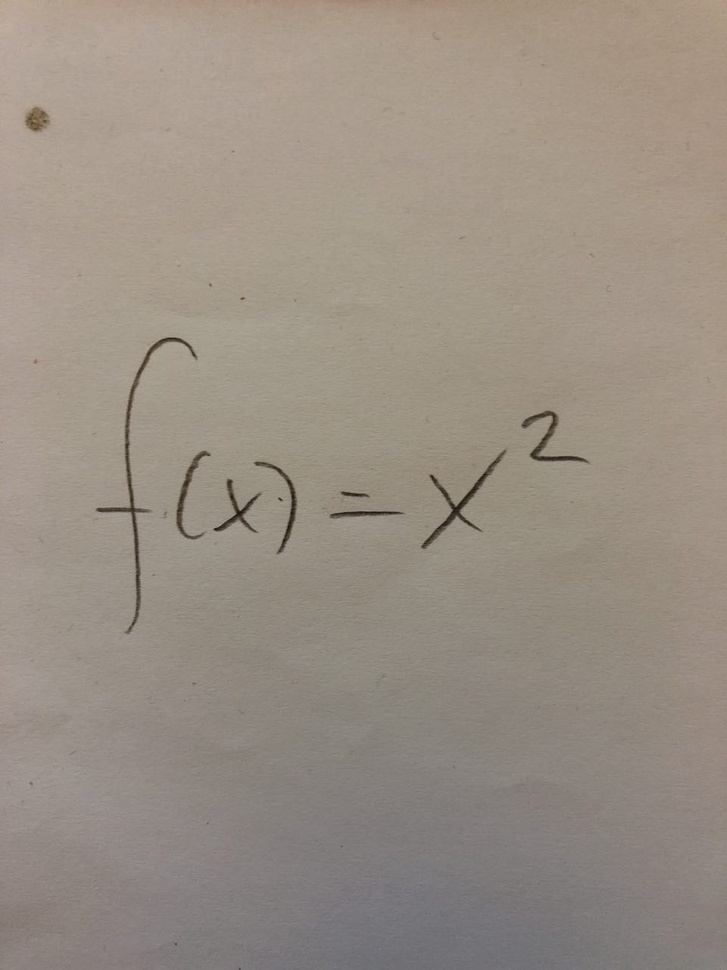
#> input picture formula.jpg, 727 x 970 px, shrunk from 960 x 1280 before the run
$ python -i recognizer.py   (imports and definitions only)   (older library calls are emulated)
#> lines starting #> are read from the running program, lines starting #| are printed output that depends on the picture; after the words box and inside, x2 and y2 are one past the last pixel; in counts of white or black regions, pixels touching at a corner belong together
"""
Image processing - forked from
http://blog.mathocr.com/2017/06/25/image-processing-for-text-recognition.html
"""

from skimage import img_as_ubyte, io
from skimage.io import imread
from skimage.filters import gaussian, threshold_minimum
from skimage.morphology import square, erosion, thin

import numpy as np
import cv2

def binarize(image_abs_path):

  # Convert color image (3-channel deep) into grayscale (1-channel deep)
  # We reduce image dimensionality in order to remove unrelevant features like color.
#> called with image_abs_path = 'formula.jpg'
  grayscale_img = imread(image_abs_path, as_grey=True)
#> grayscale_img: shape (970, 727) float64; min 0.0632, max 0.7, mean 0.566

  # Apply Gaussian Blur effect - this removes image noise
  gaussian_blur = gaussian(grayscale_img, sigma=1)

  # Apply minimum threshold
  thresh_sauvola = threshold_minimum(gaussian_blur)
#> thresh_sauvola = 0.382

  # Convert thresh_sauvola array values to either 1 or 0 (white or black)
  binary_img = gaussian_blur > thresh_sauvola
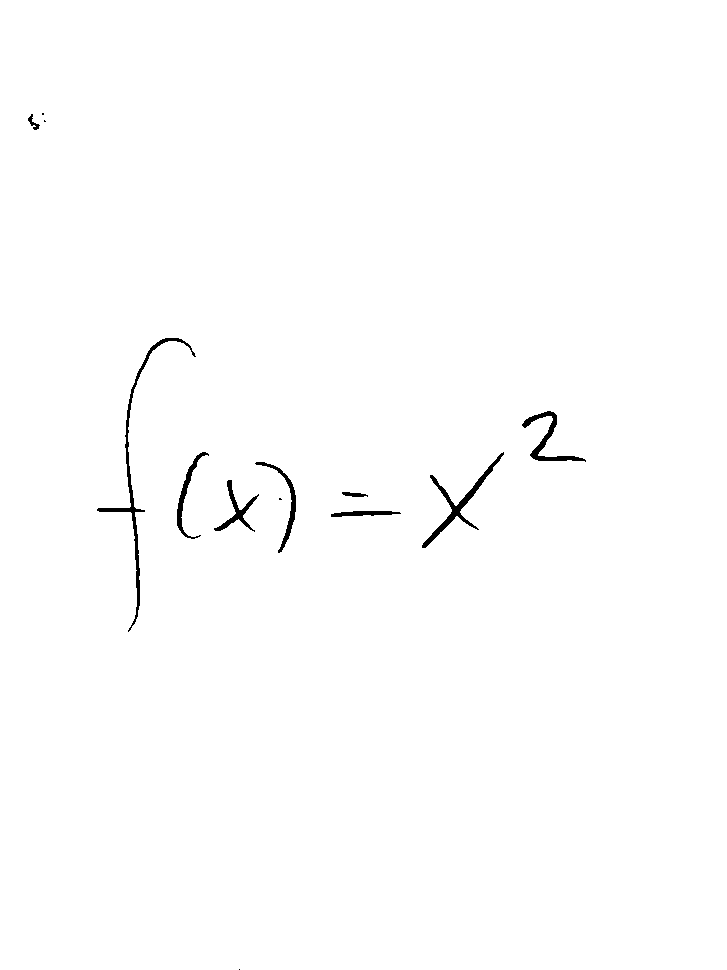
#> binary_img: shape (970, 727) bool; 99.3% white; 13 black regions (4 under 20 px), largest, box (x1, y1, x2, y2) and area: (97, 338, 196, 632) 1202, (422, 452, 504, 548) 901, (522, 411, 586, 462) 646

  return binary_img


def shift(contour):

    # Get minimal X and Y coordinates
    x_min, y_min = contour.min(axis=0)[0]

    # Subtract (x_min, y_min) from every contour point
    return np.subtract(contour, [x_min, y_min])

def get_scale(cont_width, cont_height, box_size):
    cont_height = max(cont_height, 0.1)

    ratio = cont_width / cont_height

    if ratio < 1.0:
        return box_size / cont_height
    else:
        return box_size / cont_width

def extract_contours(image_abs_path):

    max_intensity = 1
    # Here we define the size of the square box that will contain a single pattern
    box_size = 32

    binary_img = binarize(image_abs_path)

    # Apply erosion step - make patterns thicker
    eroded_img = erosion(binary_img, selem=square(3))
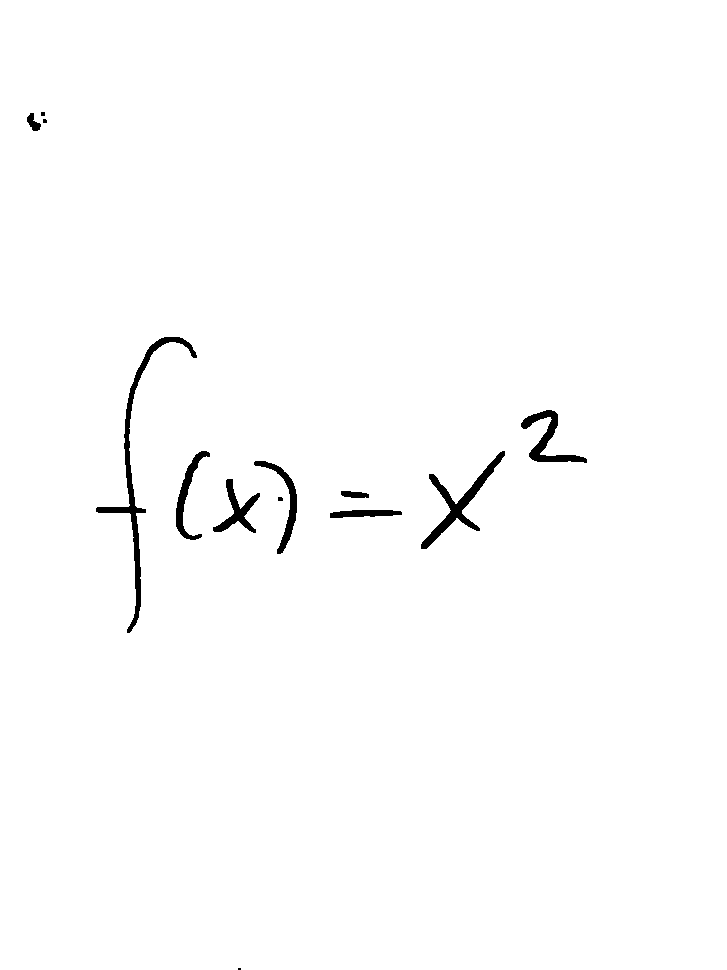
#> eroded_img: shape (970, 727) bool; 98.9% white; 13 black regions (4 under 20 px), largest, box (x1, y1, x2, y2) and area: (96, 337, 197, 633) 2110, (421, 451, 505, 549) 1433, (521, 410, 587, 463) 992

    # Inverse colors: black --> white | white --> black
    binary_inv_img = max_intensity - eroded_img

    # Apply thinning algorithm
    thinned_img = thin(binary_inv_img)
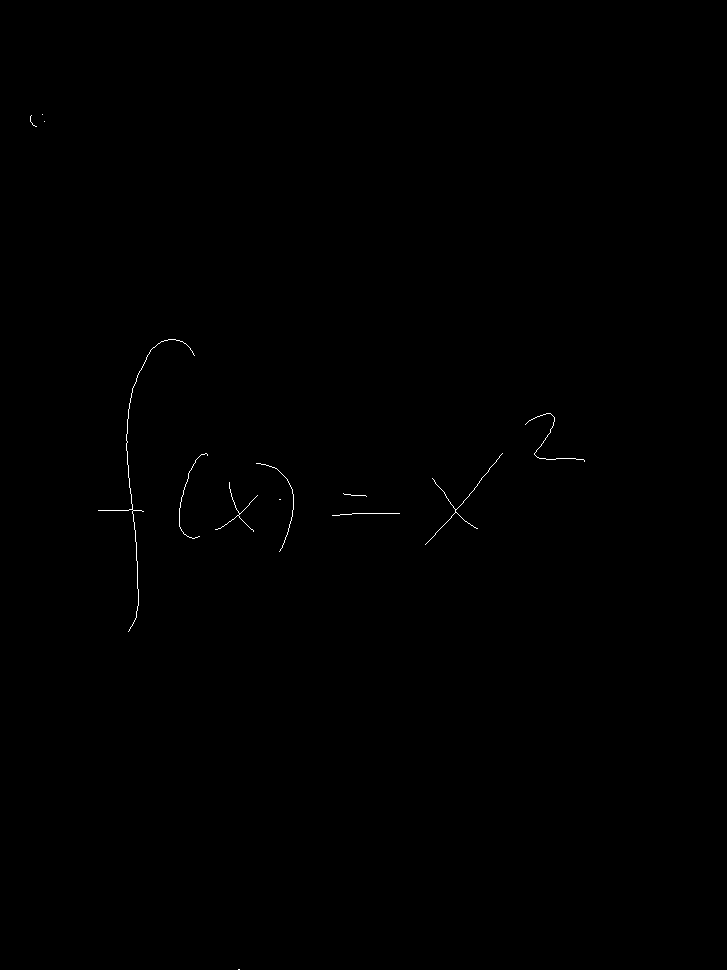
#> thinned_img: shape (970, 727) bool; 0.15% white in thin lines or dots, all inside (x1, y1, x2, y2) = (30, 114, 585, 970)

    # Before we apply opencv method, we need to convert scikit image to opencv image
    thinned_img_cv = img_as_ubyte(thinned_img)

    # Find contours
    _, contours, _ = cv2.findContours(thinned_img_cv, mode=cv2.RETR_EXTERNAL, method=cv2.CHAIN_APPROX_SIMPLE)
#> contours = 13 contours, all with area under 20

    # Sort contours from left to right (sort by bounding rectangle's X coordinate)
    contours = sorted(contours, key=lambda cont: cv2.boundingRect(cont)[0])

    # Initialize patterns array
    patterns = []
    return contours

def get_contours(img_path):
  contours = extract_contours(img_path)
  flat_contours = [[list(point[0]) for point in stroke] for stroke in contours]
  return flat_contours

>>> result = extract_contours('formula.jpg')
#> result = 13 contours, all with area under 20
